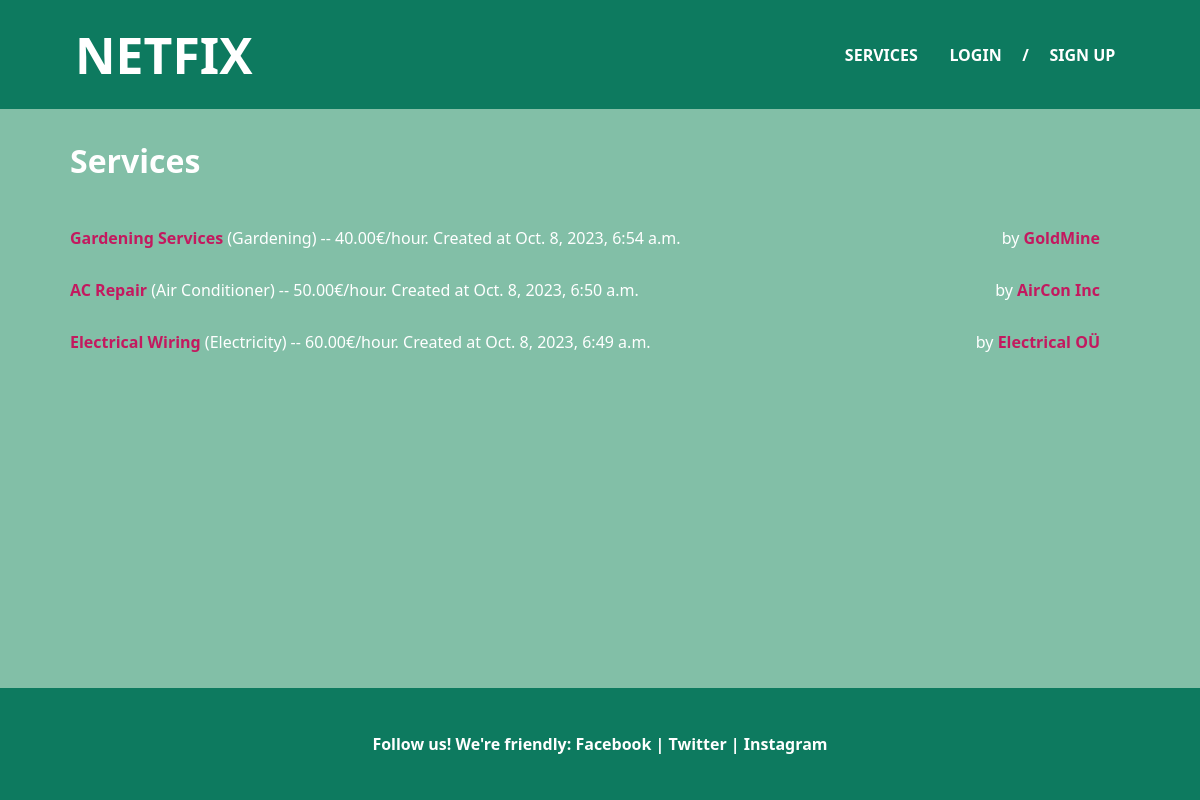
Page /services/ on the committed database.
### services/models.py (models this page shows, shortened)
class Service(models.Model):
    company = models.ForeignKey(Company, on_delete=models.CASCADE)
    name = models.CharField(max_length=40)
    description = models.TextField()
    price_hour = models.DecimalField(decimal_places=2, max_digits=100)
    choices = SERVICE_CHOICES
    field = models.CharField(
        max_length=30,
        choices=choices,
        blank=False,
        null=False
    )
    date = models.DateTimeField(auto_now=True, null=False)

### users/models.py (models this page shows, shortened)
class Company(models.Model):
    user = models.OneToOneField(
        User, on_delete=models.CASCADE, primary_key=True)
    choices = SERVICE_CHOICES
    field = models.CharField(
        max_length=70, choices=choices, blank=False, null=False)
    slug = models.SlugField(null=True)

class User(AbstractUser):
    username = models.CharField(max_length=30, unique=True)
    email = models.EmailField(max_length=50, unique=True)
    is_company = models.BooleanField(default=False)
    is_customer = models.BooleanField(default=False)
    USERNAME_FIELD = 'email'
    REQUIRED_FIELDS = ['username']
    slug = models.SlugField(null=True)

### services/views.py (the view)
# urls.py: path('', v.service_list, name='services_list'),
def service_list(request):
    services = Service.objects.all().order_by("-date")
    return render(request, 'services/list.html', {'services': services})

### services/templates/services/list.html (shortened to what this page needs)
{% extends 'main/base.html' %}
{% block content %}
    <div class="service-title">
        <p class="title">Services</p>
    </div>
    <div class='services-list'>
        {% if services %}
            {% for service in services.all %}
            <div class="services-container">
                <div class='service-list-info'>
                    <li><a href="/services/{{service.id}}">
                        {{ service.name }}
                        </a> ({{service.field}}) -- {{ service.price_hour }}€/hour. Created at {{ service.date }}
                    </li>
                </div>
                <p class="service-footer">by <a href="/company/{{service.company.user.slug}}">{{service.company.user.username}}</a></p>
            </div>
            {% endfor %}
        {% else %}
            <div class="not-available">
                <h2>Sorry. No services available yet</h2>
            </div>
        {% endif %}
     </div>
{% endblock %}

### static/css/style.css (style rules this page uses)
html, body, div, span, applet, object, iframe, h1, h2, h3, h4, h5, h6, p, blockquote, pre, a, abbr, acronym, address, big, cite, code, del, dfn, em, font, img, ins, kbd, q, s, samp, small, strike, strong, sub, sup, tt, var, b, u, i, center, dl, dt, dd, ol, ul, li, fieldset, form, label, legend, table, caption, tbody, tfoot, thead, tr, th, td { margin: 0; padding: 0; border: 0; font-size: 100%; vertical-align: baseline; }
* { box-sizing: border-box; }
@media screen and (min-width: 1025px) { html { font-size: 1rem; } }
.title { font-size: 2rem; font-weight: 900; color: white; }
.service-title { display: flex; align-items: center; justify-content: space-between; width: 100%; padding: 1.875rem 4.375rem; background-color: rgb(130, 191, 167); }
.services-list { display: flex; justify-content: space-between; align-items: center; flex-wrap: wrap; width: 100%; margin: 0 auto; background-color: rgb(130, 191, 167); }
.service-list-info li { list-style-type: none; color: white; }
.services-container { display: flex; justify-content: space-between; align-items: center; flex-wrap: wrap; width: 100%; padding: 0.938rem 4.375rem; background-color: rgb(130, 191, 167); color: white; }
.service-footer { margin: 0; margin-right: 1.875rem; color: white; }
a { color: rgb(195, 25, 95); text-decoration: none; font-weight: 900; }

### rows in the picture
Service: name "Gardening Services", field "Gardening", price_hour "40.00", date "Oct. 8, 2023, 6:54 a.m.", company.user.username "GoldMine"
Service: name "AC Repair", field "Air Conditioner", price_hour "50.00", date "Oct. 8, 2023, 6:50 a.m.", company.user.username "AirCon Inc"
Service: name "Electrical Wiring", field "Electricity", price_hour "60.00", date "Oct. 8, 2023, 6:49 a.m.", company.user.username "Electrical OÜ"
